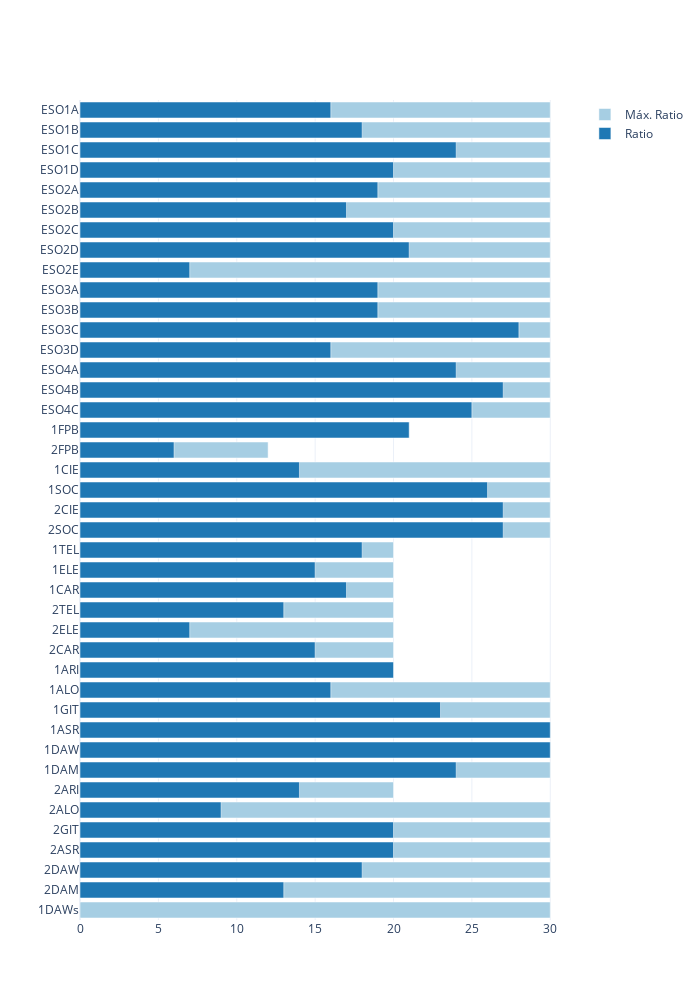

Notebook cell for this chart:
### Markdown cell above
## Nivel de ocupación por grupos

### Code cell
myplotly.hbar((dfc['max_ratio'], dfc['ratio']), dfc.index, trace_names=('Máx. Ratio', 'Ratio'))

### Figure 1 — Plotly figure (JSON) as saved in the notebook; plotly's stock layout.template omitted (floating-point values rounded to 4 significant figures)
{"data": [{"marker": {"color": "rgb(166,206,227)"}, "name": "Máx. Ratio", "orientation": "h", "type": "bar", "x": [30, 30, 30, 30, 30, 30, 30, 30, 30, 30, 30, 30, 30, 30, 30, 30, 12, 12, 30, 30, 30, 30, 20, 20, 20, 20, 20, 20, 20, 30, 30, 30, 30, 30, 20, 30, 30, 30, 30, 30, 30], "y": ["ESO1A", "ESO1B", "ESO1C", "ESO1D", "ESO2A", "ESO2B", "ESO2C", "ESO2D", "ESO2E", "ESO3A", "ESO3B", "ESO3C", "ESO3D", "ESO4A", "ESO4B", "ESO4C", "1FPB", "2FPB", "1CIE", "1SOC", "2CIE", "2SOC", "1TEL", "1ELE", "1CAR", "2TEL", "2ELE", "2CAR", "1ARI", "1ALO", "1GIT", "1ASR", "1DAW", "1DAM", "2ARI", "2ALO", "2GIT", "2ASR", "2DAW", "2DAM", "1DAWs"]}, {"marker": {"color": "rgb(31,120,180)"}, "name": "Ratio", "orientation": "h", "type": "bar", "x": [16, 18, 24, 20, 19, 17, 20, 21, 7, 19, 19, 28, 16, 24, 27, 25, 21, 6, 14, 26, 27, 27, 18, 15, 17, 13, 7, 15, 20, 16, 23, 30, 30, 24, 14, 9, 20, 20, 18, 13, null], "y": ["ESO1A", "ESO1B", "ESO1C", "ESO1D", "ESO2A", "ESO2B", "ESO2C", "ESO2D", "ESO2E", "ESO3A", "ESO3B", "ESO3C", "ESO3D", "ESO4A", "ESO4B", "ESO4C", "1FPB", "2FPB", "1CIE", "1SOC", "2CIE", "2SOC", "1TEL", "1ELE", "1CAR", "2TEL", "2ELE", "2CAR", "1ARI", "1ALO", "1GIT", "1ASR", "1DAW", "1DAM", "2ARI", "2ALO", "2GIT", "2ASR", "2DAW", "2DAM", "1DAWs"]}], "layout": {"barmode": "overlay", "height": 1000, "title": {"text": ""}, "width": 700, "xaxis": {"autorange": true, "range": [0, 31.58], "type": "linear"}, "yaxis": {"autorange": true, "range": [40.5, -0.5], "type": "category"}}}
